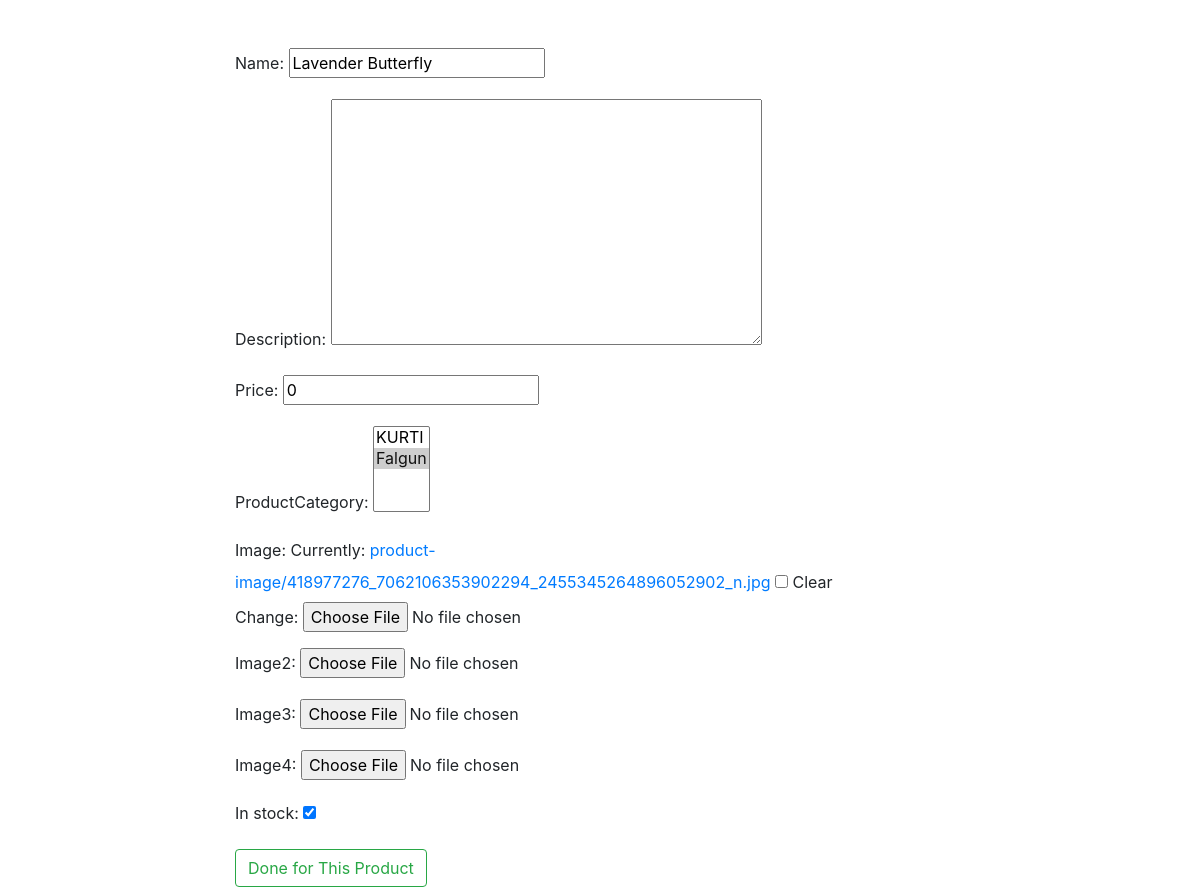
Before: /edit-product/10/10 with the older database file.
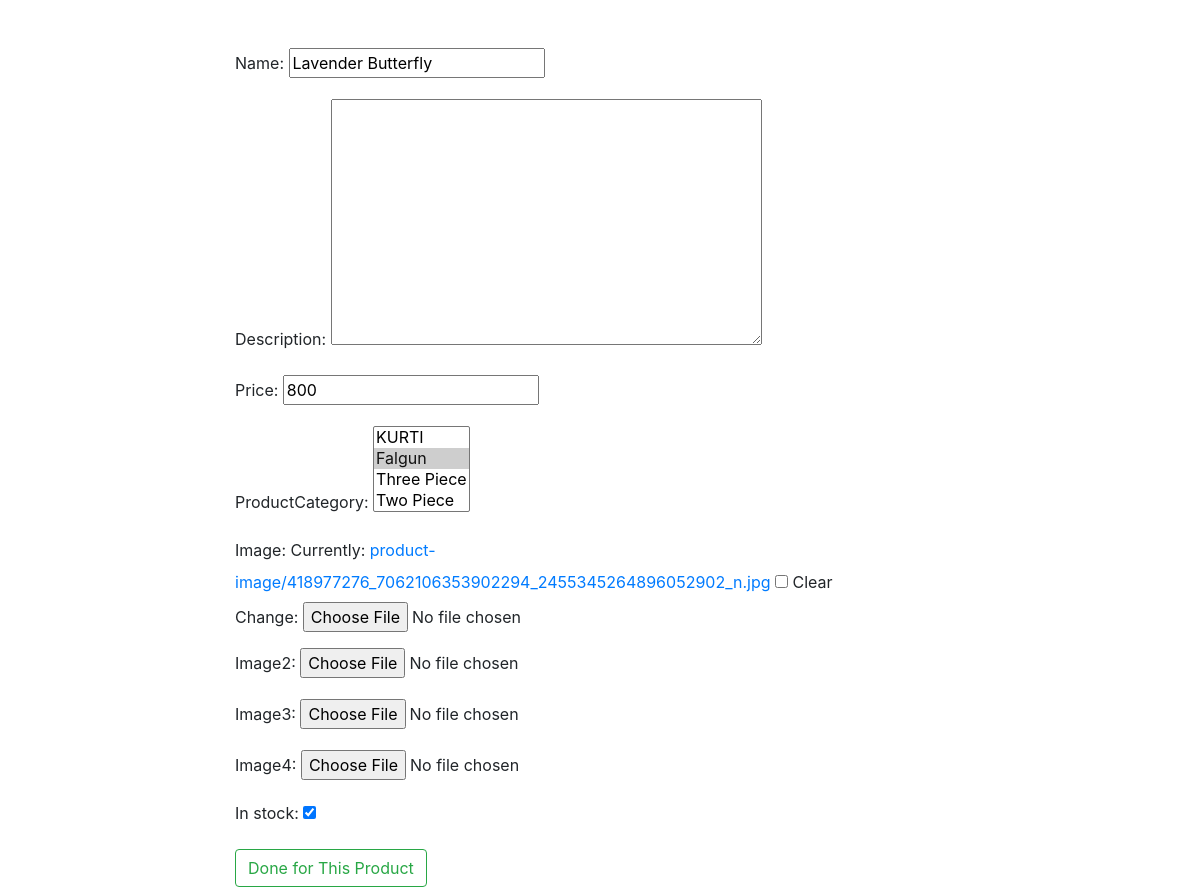
After: the same page with the newer database file.
### shop/models.py (models this page shows, shortened)
class Product(models.Model):
    name=models.CharField(max_length=100)
    slug = AutoSlugField(populate_from='name',unique=True,null=True,default=None)
    product_code=models.CharField(max_length=100,null=True,blank=True)
    add_on_product=models.ManyToManyField(AddOnProduct,blank=True)
    add_on_product2=models.ManyToManyField(AddOnProduct,related_name='ad_on_2',blank=True)
    add_on_product3=models.ManyToManyField(AddOnProduct,related_name="ad_on_3",blank=True)
    description=models.TextField(null=True,blank=True)
    price = models.IntegerField(default=0)
    unstitched_price = models.PositiveIntegerField(default=0)
    discount_percent=models.IntegerField(default=0)
    main_price = models.IntegerField(default=0)
    discount=models.BooleanField(default=True,null=True,blank=False)
    productCategory = models.ManyToManyField(ProductCategory)
    image=ResizedImageField(upload_to='product-image/',blank=True,null=True)
    image2=ResizedImageField(upload_to='product-image/',blank=True,null=True)
    image3=ResizedImageField(upload_to='product-image/',blank=True,null=True)
    image4=ResizedImageField(upload_to='product-image/',blank=True,null=True)
    arrive_at=models.DateTimeField(default=now,blank=True)
    new_arrival=models.BooleanField(default=False,blank=True)
    tags = TaggableManager()
    in_stock=models.BooleanField(default=True,blank=True)
    _ratting = models.FloatField(default=0)

class ProductCategory(models.Model):
    name=models.CharField(max_length=100)
    collection=models.ManyToManyField(CollectionSet)
    image=ResizedImageField(upload_to='category/',blank=True,null=True)
    def __str__(self):
        return str(f'{self.name} ')

### shop/views.py (the view)
# urls.py: path('edit-product/<int:pk>/<int:pk2>',edit_product, name="edit_product"),
def edit_product(request,pk,pk2):
    product=Product.objects.get(id=pk)
    if request.method == 'POST':
        form=AddProduct(request.POST,request.FILES,instance=product)
        if form.is_valid():
            form.save()
            return redirect('products',pk=pk2)
    else:
        form=AddProduct(instance=product)
    context={
        'form':form
    }
    return render(request,'shop/editProduct.html',context)

### shop/form.py
class AddProduct(forms.ModelForm):
    class Meta:
        model = Product
        tags = TagField()
        fields = [
            'name',
            'description',
            'price',
            'productCategory',
            'image',
            'image2',
            'image3',
            'image4',
            'tags',
            'in_stock'
        ]

### shop/templates/shop/editProduct.html (shortened to what this page needs)
<!DOCTYPE html>
{% load static %}
<html lang="en">
<head>
<link rel="stylesheet" href="https://maxcdn.bootstrapcdn.com/bootstrap/4.0.0/css/bootstrap.min.css">
</head>
<body>
    <div class="container">
        <div class="row">
            <div class="col-lg-2"></div>
            <div class="col-lg-8">
    <form method="post" action="" id="myform" class="mt-5" enctype="multipart/form-data">
        {{form.as_p}}
        <button type="submit" class="btn btn-outline-success">Done for This Product</button>
    </form>
            </div>
            <div class="col-lg-2"></div>
        </div>
    </div>
</body>
</html>

Changed rows visible on the page:
changed Product "Lavender Butterfly": price "0" → "800"
Other visible differences:
form field productCategory: "KURTI / Falgun ☑" → "KURTI / Falgun ☑ / Three Piece / Two Piece"
